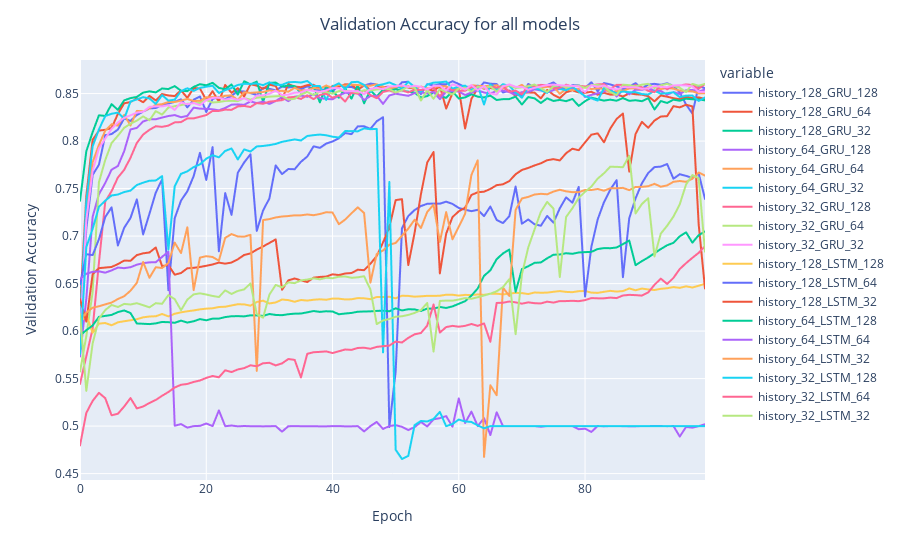

Notebook cell for this chart:
### Markdown cell above
From the models evaluation we can notice how GRU models outperform LSTMs in each case, as such we will focus our further analysis on the GRU models only. Just to highlight this difference we will plot the validation accuracy of all models.
Note: we utlize the validation accuracy instead of the training accuracy to better represent the actual performance of the model. Also we display accuracy instead of loss as some models present spikes out of scale in the loss that would render the plot completely unreadable.

### Code cell
# Plotting the validation accuracy for the best and worst GRU and LSTM Models
import plotly.express as px
fig = px.line(x=range(0, len(history_32_GRU_128['val_accuracy'])), 
                y=[
                    history_128_GRU_128['val_accuracy'],
                    history_128_GRU_64['val_accuracy'],
                    history_128_GRU_32['val_accuracy'],
                    history_64_GRU_128['val_accuracy'],
                    history_64_GRU_64['val_accuracy'],
                    history_64_GRU_32['val_accuracy'],
                    history_32_GRU_128['val_accuracy'],
                    history_32_GRU_64['val_accuracy'],
                    history_32_GRU_32['val_accuracy'],
                    history_128_LSTM_128['val_accuracy'],
                    history_128_LSTM_64['val_accuracy'],
                    history_128_LSTM_32['val_accuracy'],
                    history_64_LSTM_128['val_accuracy'],
                    history_64_LSTM_64['val_accuracy'],
                    history_64_LSTM_32['val_accuracy'],
                    history_32_LSTM_128['val_accuracy'],
                    history_32_LSTM_64['val_accuracy'],
                    history_32_LSTM_32['val_accuracy'],
                    ])

fig.data[0].name = 'history_128_GRU_128'
fig.data[1].name = 'history_128_GRU_64'
fig.data[2].name = 'history_128_GRU_32'
fig.data[3].name = 'history_64_GRU_128'
fig.data[4].name = 'history_64_GRU_64'
fig.data[5].name = 'history_64_GRU_32'
fig.data[6].name = 'history_32_GRU_128'
fig.data[7].name = 'history_32_GRU_64'
fig.data[8].name = 'history_32_GRU_32'
fig.data[9].name = 'history_128_LSTM_128'
fig.data[10].name = 'history_128_LSTM_64'
fig.data[11].name = 'history_128_LSTM_32'
fig.data[12].name = 'history_64_LSTM_128'
fig.data[13].name = 'history_64_LSTM_64'
fig.data[14].name = 'history_64_LSTM_32'
fig.data[15].name = 'history_32_LSTM_128'
fig.data[16].name = 'history_32_LSTM_64'
fig.data[17].name = 'history_32_LSTM_32'


fig.layout.title.text = "Validation Accuracy for all models"
fig.layout.title.x = .5
fig.layout.yaxis.title.text = "Validation Accuracy"
fig.layout.xaxis.title.text = "Epoch"

fig.show()
